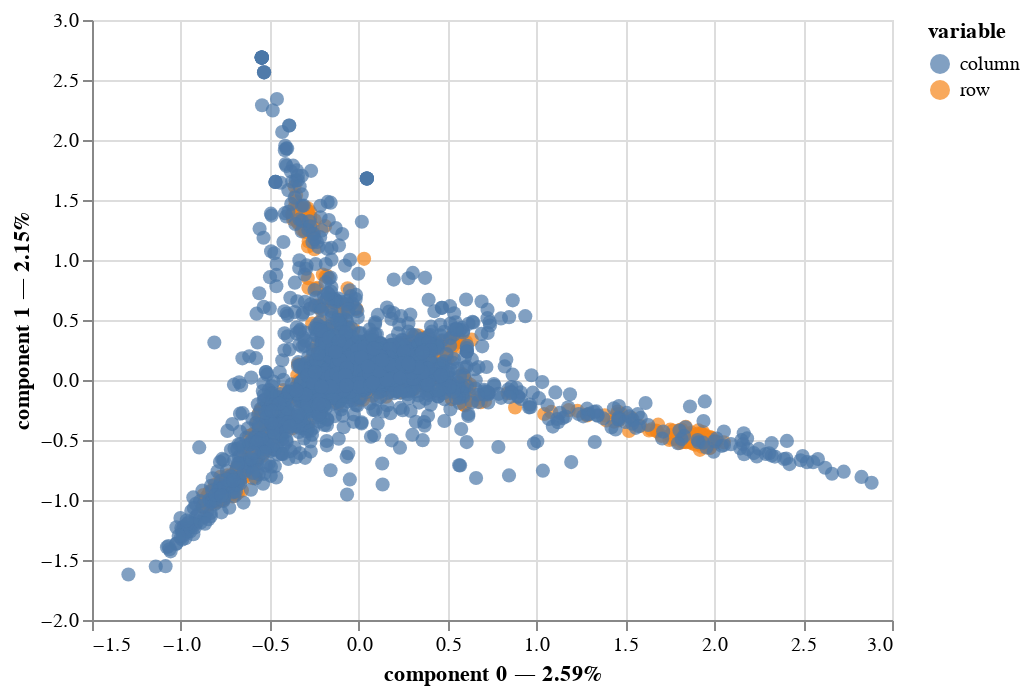

This figure's notebook cell:
### Code cell
# Perform MCA
mca = MCA()
mca.fit(df_selection)

# Access the results
coordinates = mca.transform(df_selection)

mca.plot(
    df_selection,
    x_component=0,
    y_component=1
)

### Figure 1 — Vega-Lite specification as saved in the notebook (floating-point values rounded to 4 significant figures; data arrays with more than 128 entries replaced by an {"elided": "..."} marker saying what was removed)
{"config": {"view": {"continuousWidth": 400, "continuousHeight": 300}}, "data": {"name": "data-4f5aa90540030484ae44a615ab61602c"}, "mark": {"type": "circle", "size": 50}, "encoding": {"color": {"field": "variable", "type": "nominal"}, "tooltip": [{"field": "variable", "type": "nominal"}, {"field": "value", "type": "nominal"}, {"field": "component 0", "type": "quantitative"}, {"field": "component 1", "type": "quantitative"}], "x": {"axis": {"title": "component 0 — 2.59%"}, "field": "component 0", "scale": {"zero": false}, "type": "quantitative"}, "y": {"axis": {"title": "component 1 — 2.15%"}, "field": "component 1", "scale": {"zero": false}, "type": "quantitative"}}, "selection": {"selector005": {"type": "interval", "bind": "scales", "encodings": ["x", "y"]}}, "$schema": "https://vega.github.io/schema/vega-lite/v4.17.0.json", "datasets": {"data-4f5aa90540030484ae44a615ab61602c": {"elided": "2851 records"}}}
